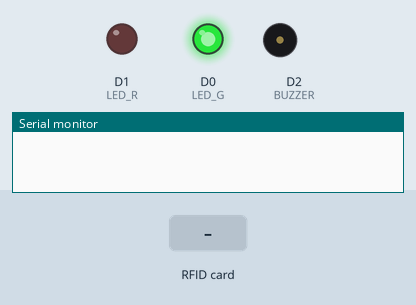
Bench run of a sketch on a simulated ESP8266 (NodeMCU). On the bench: output pins drawn as LEDs (lit = HIGH), buzzer (waves = sounding, pin HIGH), the last lines printed to the serial monitor. The test bench sets the inputs (shaded band). WiFi joins after 1.5 s; servers stay silent unless stated; uploads are accepted with an empty reply.

Above: at 2.8 s.
2.9 s: RFID card 5E 7A 19 C4 held to the reader
At 3.08 s:
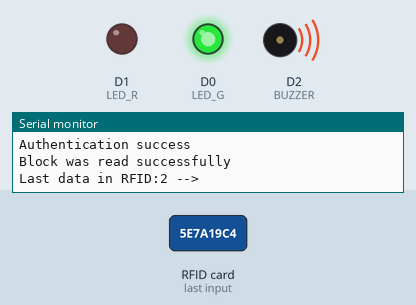
At 4.8 s:
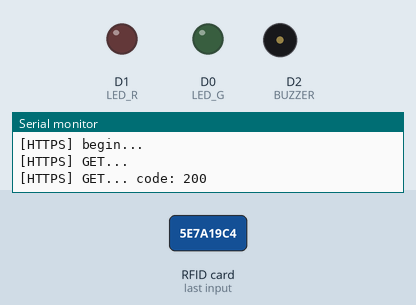
Timing chart, 0 to 6.5 s (numbered marks = the images above; inputs shaded):
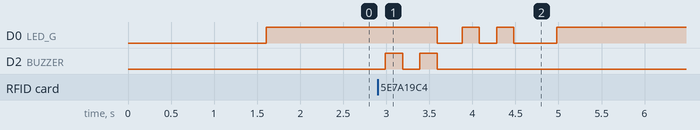

Measured:
- after the input at 2.9 s, D0 (LED_G): goes LOW 0.29 s, HIGH 0.20 s, LOW 0.20 s, HIGH 0.20 s, LOW 0.50 s, then HIGH, starting after 0.69 s; D2 (BUZZER): alternates HIGH for 0.20 s and LOW for 0.20 s, 4 changes in all, then stays LOW, starting after 0.09 s

The sketch:

Smart_Attendence_System.ino
```cpp
/*
this arduino code is main RFID + IoT Based Smart Attendence System code

GitHub Project Url: https://github.com/atharvakaplay123/Smart-Attendance-System.git
GitHub Profile: https://github.com/atharvakaplay123
Author: Atharva Kaplay
*/
#include <SPI.h>
#include <MFRC522.h>
#include <Arduino.h>
#include <ESP8266WiFi.h>
#include <ESP8266WiFiMulti.h>
#include <ESP8266HTTPClient.h>
#include <WiFiClient.h>
#include <WiFiClientSecureBearSSL.h>
// #include "secrets.h"
#define Google_Spreadsheet_link "https://script.google.com/macros/s/AKfycbwysfjP_i8Fu2FnF6qgupFJjn03AptaBXQonkTRzoPLkO3b0Ny1a2UJH3W4HMqlsM-i/exec?name="

#define RST_PIN D3
#define SS_PIN D4

#define BUZZER D2
#define LED_R D1
#define LED_G D0
unsigned long previousMillis = 0;
bool ledState = LOW;
String RFID;
MFRC522 mfrc522(SS_PIN, RST_PIN);  // Instance of the class
MFRC522::MIFARE_Key key;
ESP8266WiFiMulti WiFiMulti;
MFRC522::StatusCode status;

/* Be aware of Sector Trailer Blocks */
int blockNum = 2;

/* Create another array to read data from Block */
/* Legthn of buffer should be 2 Bytes more than the size of Block (16 Bytes) */
byte bufferLen = 18;
byte readBlockData[18];

String data2;

const String data1 = Google_Spreadsheet_link;  //replace with your credentials

void setup() {
  Serial.begin(9600);
  delay(100);
  pinMode(BUZZER, OUTPUT);
  pinMode(LED_R, OUTPUT);
  pinMode(LED_G, OUTPUT);
  digitalWrite(BUZZER, LOW);

  WiFi.mode(WIFI_STA);
  // WiFiMulti.addAP(Wifi_SSID, Wifi_PASS);  //replace with your credentials
  WiFiMulti.addAP("Atharva_Kaplay", "Kaplay@108");
  WiFiMulti.run();
  if (WiFi.status() != WL_CONNECTED) {
    WiFiMulti.run();
    digitalWrite(LED_G, LOW);
    while (WiFi.status() != WL_CONNECTED) {
      Serial.print('.');
      digitalWrite(LED_R, HIGH);
      delay(100);
      digitalWrite(LED_R, LOW);
      delay(100);
      yield();
    }
    if (WiFi.status() == WL_CONNECTED) {
      digitalWrite(LED_R, LOW);
      digitalWrite(LED_G, HIGH);
      Serial.println();
      Serial.println("Connected!");
      Serial.print("Connected to WiFi network: ");
      Serial.println(WiFi.SSID());  // SSID name
      Serial.print("IP Address: ");
      Serial.println(WiFi.localIP());  // IP assigned
    }
  } else {
    digitalWrite(LED_R, LOW);
    digitalWrite(LED_G, HIGH);
  }
  SPI.begin();
}

void loop() {
  digitalWrite(LED_G, HIGH);
  /////////////////////////////////////////////////////////////////////////////////////////////
  //*********************************scaning connectivity status*********************************
  if (WiFi.status() != WL_CONNECTED) {
    WiFiMulti.run();
    digitalWrite(LED_G, LOW);
    while (WiFi.status() != WL_CONNECTED) {
      Serial.print('.');
      digitalWrite(LED_R, HIGH);
      delay(100);
      digitalWrite(LED_R, LOW);
      delay(100);
      yield();
    }
    if (WiFi.status() == WL_CONNECTED) {
      digitalWrite(LED_R, LOW);
      digitalWrite(LED_G, HIGH);
      Serial.println();
      Serial.println("Connected!");
      Serial.print("Connected to WiFi network: ");
      Serial.println(WiFi.SSID());  // SSID name
      Serial.print("IP Address: ");
      Serial.println(WiFi.localIP());  // IP assigned
    }
  }
  /////////////////////////////////////////////////////////////////////////////////////////////
  /* Initialize MFRC522 Module */
  mfrc522.PCD_Init();
  /* Look for new cards */
  /* Reset the loop if no new card is present on RC522 Reader */
  if (!mfrc522.PICC_IsNewCardPresent()) {
    return;
  }
  /* Select one of the cards */
  if (!mfrc522.PICC_ReadCardSerial()) {
    return;
  }
  /////////////////////////////////////////////////////////////////////////////////////////////
  //*********************************scaning RFID*********************************

  /* Read data from the same block */
  Serial.println();
  Serial.println(F("Reading last data from RFID..."));
  ReadDataFromBlock(blockNum, readBlockData);
  /* If you want to print the full memory dump, uncomment the next line */
  //mfrc522.PICC_DumpToSerial(&(mfrc522.uid));

  /* Print the data read from block */
  Serial.println();
  Serial.print(F("Last data in RFID:"));
  Serial.print(blockNum);
  Serial.print(F(" --> "));
  RFID.remove(0, RFID.length());
  int j = 0;
  while (int(readBlockData[j]) > 0) {
    RFID.concat(char(readBlockData[j]));
    j++;
  }
  Serial.println(RFID);
  digitalWrite(BUZZER, HIGH);
  delay(200);
  digitalWrite(BUZZER, LOW);
  delay(200);
  digitalWrite(BUZZER, HIGH);
  delay(200);
  digitalWrite(BUZZER, LOW);
  digitalWrite(LED_G, LOW);
  /////////////////////////////////////////////////////////////////////////////////////////////
  //*********************************sending data to spreadsheet*********************************

  if ((WiFiMulti.run() == WL_CONNECTED)) {
    std::unique_ptr<BearSSL::WiFiClientSecure> client(new BearSSL::WiFiClientSecure);

    //client->setFingerprint(fingerprint);
    // Or, if you happy to ignore the SSL certificate, then use the following line instead:
    client->setInsecure();

    data2 = data1 + RFID;
    data2.trim();
    Serial.println(data2);

    HTTPClient https;
    Serial.print(F("[HTTPS] begin...\n"));
    if (https.begin(*client, (String)data2)) {
      //HTTP
      Serial.print(F("[HTTPS] GET...\n"));
      //start connection and send HTTP header
      int httpCode = https.GET();

      // httpCode will be negative on error
      if (httpCode > 0) {
        //HTTP header has been send and Server response header has been handled
        Serial.printf("[HTTPS] GET... code: %d\n", httpCode);
        //file found at server
        digitalWrite(LED_R, LOW);
        digitalWrite(LED_G, HIGH);
        delay(200);
        digitalWrite(LED_G, LOW);
        delay(200);
        digitalWrite(LED_G, HIGH);
        delay(200);
        digitalWrite(LED_G, LOW);
      } else {
        Serial.printf("[HTTPS] GET... failed, error: %s\n", https.errorToString(httpCode).c_str());
        digitalWrite(LED_G, LOW);
        digitalWrite(LED_R, HIGH);
      }
      https.end();
      delay(500);
    } else {
      Serial.printf("[HTTPS} Unable to connect\n");
      digitalWrite(LED_G, LOW);
      digitalWrite(LED_R, HIGH);
    }
  }
}
```

RFID.ino
```cpp
void ReadDataFromBlock(int blockNum, byte readBlockData[]) {
  /* Prepare the ksy for authentication */
  /* All keys are set to FFFFFFFFFFFFh at chip delivery from the factory */
  for (byte i = 0; i < 6; i++) {
    key.keyByte[i] = 0xFF;
  }
  /* Authenticating the desired data block for Read access using Key A */
  status = mfrc522.PCD_Authenticate(MFRC522::PICC_CMD_MF_AUTH_KEY_A, blockNum, &key, &(mfrc522.uid));

  if (status != MFRC522::STATUS_OK) {
    Serial.print("Authentication failed for Read: ");
    Serial.println(mfrc522.GetStatusCodeName(status));
    digitalWrite(LED_G, LOW);
    digitalWrite(LED_R, HIGH);
    return;
  }

  else {
    Serial.println("Authentication success");
    digitalWrite(LED_G, HIGH);
    digitalWrite(LED_R, LOW);
  }

  /* Reading data from the Block */
  status = mfrc522.MIFARE_Read(blockNum, readBlockData, &bufferLen);
  if (status != MFRC522::STATUS_OK) {
    Serial.print("Reading failed: ");
    Serial.println(mfrc522.GetStatusCodeName(status));
    digitalWrite(LED_G, LOW);
    digitalWrite(LED_R, HIGH);
    return;
  }

  else {
    Serial.println("Block was read successfully");
    digitalWrite(LED_G, HIGH);
    digitalWrite(LED_R, LOW);
  }
}
```
